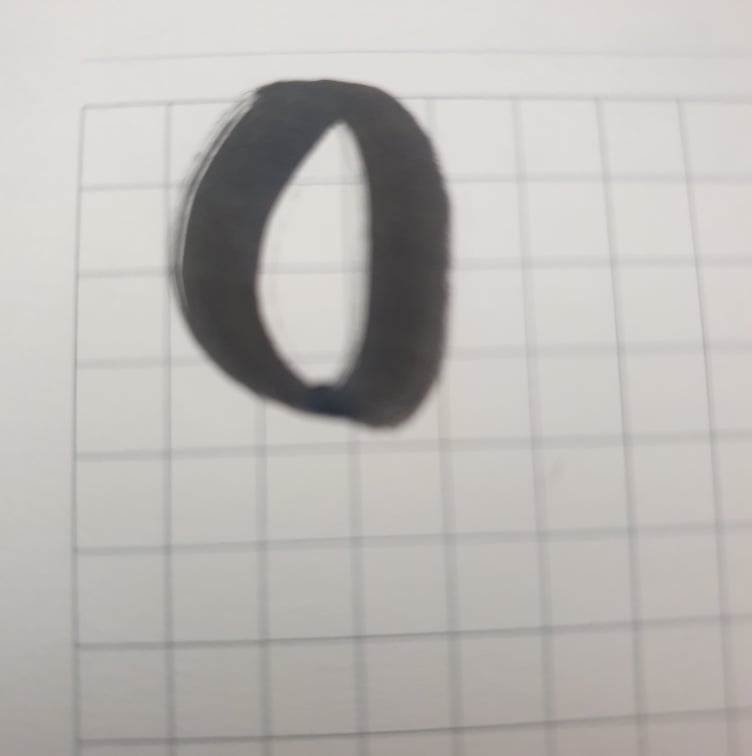
#> input picture LabExercise/Images/[0][photo_0].jpg, 752 x 756 px, found by its file name; its folder holds only this picture in this run
$ jupyter execute Lab_2.ipynb
#> lines starting #> are read from the running program, lines starting #| are printed output that depends on the picture; after the words box and inside, x2 and y2 are one past the last pixel; in counts of white or black regions, pixels touching at a corner belong together
<a href="https://colab.research.google.com/github/quangcrazymen/CS114.M11/blob/main/LabExercise/Lab_2.ipynb" target="_parent"></a>

<h1 style="color:blue;" align="center">CS114 - MACHINE LEARNING</h1>
<h1 align="center">BÀI TẬP LAB 2</h1>

# **Nội dung**

##### *Chạy thử code mẫu trong thư viên Scikit-learn và chỉnh sửa lại model*

<p>Link: <a>https://scikit-learn.org/stable/auto_examples/classification/plot_digits_classification.html#sphx-glr-auto-examples-classification-plot-digits-classification-py</a></p>

Datasets

[cell 1]
import matplotlib.pyplot as plt
import numpy as np
import os
import cv2  #openCV
import matplotlib.pyplot as plt
from PIL import Image, ImageOps #pillow

from sklearn import datasets, svm, metrics
from sklearn.model_selection import train_test_split

[cell 2]
digits = datasets.load_digits()

_, axes = plt.subplots(nrows=1, ncols=4, figsize=(10, 3))
for ax, image, label in zip(axes, digits.images, digits.target):  #https://www.w3schools.com/python/ref_func_zip.asp
    ax.set_axis_off()
    ax.imshow(image, cmap=plt.cm.gray_r, interpolation="nearest")
    ax.set_title("Training: %i" % label)
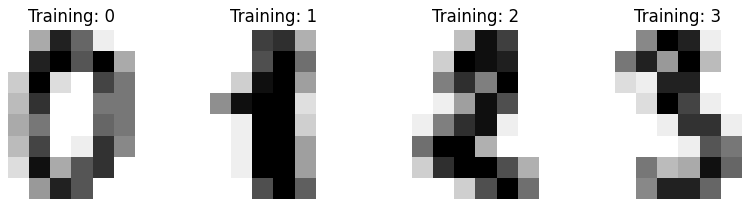
#> figure drawn by matplotlib, 4 panels

##### Nomalize all the values in range of [0,1]

[cell 3]
# Chuyển giá trị các điểm ảnh về trong khoảng [0, 1]

# Dùng np.max() để tìm giá trị điểm ảnh lớn nhất trong ảnh để đảm bảo các giá trị trả về trong khoảng [0, 1]
for x in digits.images:
   x /= np.max(x)

# Kiểm tra lại bộ dữ liệu xem đã được chỉnh sửa hay chưa
for i in range(3):
  print("=> Image", i + 1, ": ")
  print("- Matrix:", digits.images[i])

[cell 4]
# flatten the images
n_samples = len(digits.images)

data = digits.images.reshape((n_samples, -1))

# Create a classifier: a support vector classifier
clf = svm.SVC(C = 10, gamma = 0.1, kernel = 'rbf')

# Split data into 80% train and 20% test subsets
X_train, X_test, y_train, y_test = train_test_split(
    data, digits.target, test_size=0.2, shuffle=False)

# Learn the digits on the train subset
clf.fit(X_train, y_train)

# Predict the value of the digit on the test subset
predicted = clf.predict(X_test)

[cell 5]
# Xuất các ảnh có các giá trị đã predict để tự so sánh
_, axes = plt.subplots(nrows=1, ncols=4, figsize=(10, 3))
for ax, image, prediction in zip(axes, X_test, predicted):
    ax.set_axis_off()
    image = image.reshape(8, 8)
    ax.imshow(image, cmap=plt.cm.gray_r, interpolation='nearest')
    ax.set_title(f'Prediction: {prediction}')
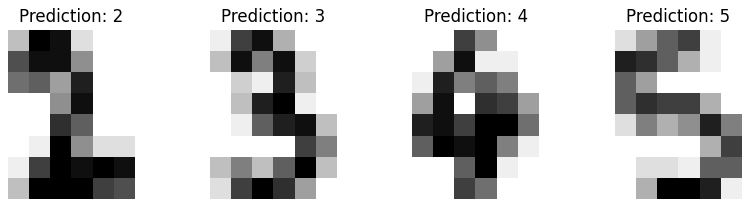
#> figure drawn by matplotlib, 4 panels

[cell 6]
print(
    f"Classification report for classifier {clf}:\n"
    f"{metrics.classification_report(y_test, predicted)}\n"
)

Confusion matrix

[cell 7]
disp = metrics.ConfusionMatrixDisplay.from_predictions(y_test, predicted)
disp.figure_.suptitle("Confusion Matrix")
print(f"Confusion matrix:\n{disp.confusion_matrix}")

plt.show()
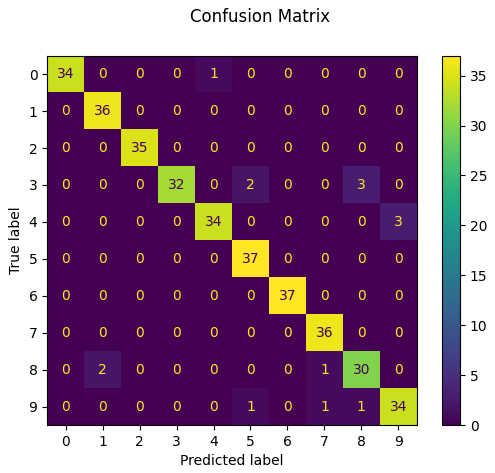
#> figure drawn by matplotlib, 2 panels

##### *Dùng Camera*

[cell 8]
from IPython.display import display, Javascript
from google.colab.output import eval_js
from base64 import b64decode

# [38 lines left out: function take_photo, not called in this run]

##### Xử lí ảnh, dự đoán và hiển thị

[cell 9]
# Hàm chuyển ảnh về chữ đen, nền trắng
def getBlackTextWhiteBackground(input, output):
    # Đọc ảnh với thư viện OpenCV và chuyển về ảnh mức xám (GrayScale)
    image = cv2.imread(input, cv2.IMREAD_GRAYSCALE)
    # Làm mịn hình ảnh với cv2.GaussianBlur
    image_blur = cv2.GaussianBlur(image, (5, 5), 0)
    # Chuyển ảnh về chữ đen, nền trắng theo ngưỡng của phương thức Ostu
    ret, ostu_thresh = cv2.threshold(image_blur, 127, 255, cv2.THRESH_BINARY + cv2.THRESH_OTSU)
    # Lưu ảnh chữ trắng, nền đen
    cv2.imwrite(output, ostu_thresh)
    # Trả về tên file ảnh chữ đen, nền trắng
    return output

# Hàm chuyển ảnh từ 'chữ đen, nền trắng' sang 'chữ trắng, nền đen' để đúng định dạng cho quá trình dự đoán
def convertWhiteTextBlackBackgroundImage(input, output):
    # Đọc ảnh với thư viện PIL
    image = Image.open(input)
    # Dùng ImageOps.invert để chuyển đổi 'chữ đen, nền trắng' sang 'chữ trắng, nền đen'
    image_result = ImageOps.invert(image)
    # Lưu ảnh đã invert
    image_result.save(output)
    # Trả về tên file ảnh 'chữ trắng, nền đen'
    return output

# Hàm cropping ảnh bỏ phần thừa
def cropImage(input, output):
    # Đọc ảnh với thư viện OpenCV
    img = cv2.imread(input)
    # Chuyển ảnh từ BRG về GRAY
    gray = cv2.cvtColor(img,cv2.COLOR_BGR2GRAY)
    # Dùng threshold để làm ảnh thành đen trắng
    ret, thresh = cv2.threshold(gray,127,255,cv2.THRESH_BINARY_INV+cv2.THRESH_OTSU)
    # Dùng findContours để tìm các vùng
    contours, hierarchy = cv2.findContours(thresh, mode=cv2.RETR_TREE, method=cv2.CHAIN_APPROX_NONE)
    # Tìm contour lớn nhất rồi crop ảnh
    contour_sizes = [(cv2.contourArea(contour), contour) for contour in contours]
    biggest_contour = max(contour_sizes, key=lambda x: x[0])[1]
    x,y,w,h = cv2.boundingRect(biggest_contour)
    if (w<h):
        x -= int((h-w)/2)
        w = h
    elif (w>h):
        y -= int((w-h)/2)
        h = w
    if x<0 or y<0:
        x,y,w,h = cv2.boundingRect(biggest_contour)
    img_ = cv2.rectangle(gray,(x,y),(x+w,y+h),(0,255,0),0)
    crop = img_[y:y+h, x:x+w]
    # Lưu ảnh vào output
    cv2.imwrite(output, crop)
    # Trả về tên file output
    return output

# Hàm thay đổi kích thước ảnh sang 8x8
def resizeImage(input, output):
    # Đọc ảnh với thư viện OpenCV và chuyển về ảnh mức xám
    image = cv2.imread(input, cv2.IMREAD_GRAYSCALE)
    # Resize ảnh (Mục 4.1, STT: 7)
    image_8_8 = cv2.resize(image, (8, 8), interpolation = cv2.INTER_AREA)
    # Lưu ảnh 8x8
    cv2.imwrite(output, image_8_8)
    # Trả về tên file ảnh 8x8
    return output

# Hàm trả về kết quả predict được từ ảnh 8x8
def getResult(input):
    # Đọc ảnh với thư viện OpenCV và chuyển về ảnh mức xám
    image = cv2.imread(input, cv2.IMREAD_GRAYSCALE)
    # Chuyển các giá trị ảnh 8x8 về trong khoảng [0, 1]
    image = image / np.max(image)
    # Định hình lại ma trận từ (8, 8) sang (1, 64) để mô hình predict được
    image_predict = image.reshape(1, 64)
    #Trả về kết quả đã predict được
    return clf.predict(image_predict)[0]

# Hàm hiển thị 3 ảnh bằng pyplot (Nguồn: Mục 4.1, STT: 8)
def show3Images(img_1, title_1, img_2, title_2, img_3, title_3):
    image_1 = cv2.imread(img_1)
    image_2 = cv2.imread(img_2)
    image_3 = cv2.imread(img_3)
    plt.figure(figsize=(12, 12))
    plt.subplot(1, 3, 1)
    plt.imshow(image_1, cmap=plt.cm.gray_r)
    plt.title(title_1)
    plt.subplot(1, 3, 2)
    plt.imshow(image_2, cmap=plt.cm.gray_r)
    plt.title(title_2)
    plt.subplot(1, 3, 3)
    plt.imshow(image_3, cmap=plt.cm.gray_r)
    plt.title(title_3)
    plt.show()

Xử lí ảnh

[cell 10]
# Các tên file ảnh tạm dùng để xử lí
image_crop = "temp_c.jpg"
image_text_black_background_white = "temp_b.jpg"
image_text_white_background_black = "temp_w.jpg"
image_8_8 = "temp_8x8.jpg"

# Crop -> Process -> Resize -> Predict
def getResultCropImageInTestFolder(image_original, trueValue):
  # flag is the result of the prediction, Initialize as false
  flag = False
  # Crop the original image
  cropImage(image_original, image_crop)
  # Process the image to produce new image with BLACK text,and WHITE background
  getBlackTextWhiteBackground(image_crop, image_text_black_background_white)
  # Process the image to produce new image with WHITE text,and BLACK background to fit the format of the model
  convertWhiteTextBlackBackgroundImage(image_text_black_background_white, image_text_white_background_black)
  # Resize the image to (8,8)
  resizeImage(image_text_white_background_black, image_8_8)
  # Get the result
  result = getResult(image_8_8)
  # Hiến thị ảnh: gốc, chữ trắng, 8x8 và kết quả
  show3Images(image_original, "Original",
              image_text_black_background_white, "Text: Black; Background: White",
              image_8_8, "Prediction:" + str(result))
  # Check if the predicted value = true value
  if str(result) == str(trueValue):
    flag = True
  #Xóa các file ảnh tạm
  os.remove(image_text_black_background_white)
  os.remove(image_text_white_background_black)
  os.remove(image_8_8)
  # Trả về giá trị dự đoán và kiểm tra
  return result, flag

[cell 11]
# folder directory
dir_test_folder = "/content/CS114.M11/LabExercise/Images/"

if not os.path.exists(dir_test_folder):
    !git clone https://github.com/quangcrazymen/CS114.M11.git

# Dùng os.listdir để lấy tất cả tên file trong thư mục
file_images = os.listdir(dir_test_folder)

# Sắp xếp lại mảng tên file
file_images.sort()

print("Number of photos:", len(file_images))
print("Path:", dir_test_folder)

[cell 12]
# Tạo biến để tính toán độ chính xác dự đoán của mô hình
totalImage = len(file_images)
correctResult = 0

# Lặp tất cả các file trong thư mục
for i, file_image in enumerate(file_images):
    # Hiển thị thông tin test: số thứ tự và tên ảnh
    print("Test:",i,"- Images:",file_image)

    # Lấy đường dẫn đầy đủ của ảnh
    dir_file_image = dir_test_folder + file_image

    # Gọi hàm xử lí chính ảnh
    result, check = getResultCropImageInTestFolder(dir_file_image, file_image[1])
#> in cropImage, img is the input picture: shape (756, 752, 3); mean B, G, R 180.3, 183.7, 187
#> in cropImage, `ret, thresh = cv2.threshold(gray,127,255,cv2.THRESH_BINARY_INV+cv2.THR..`:
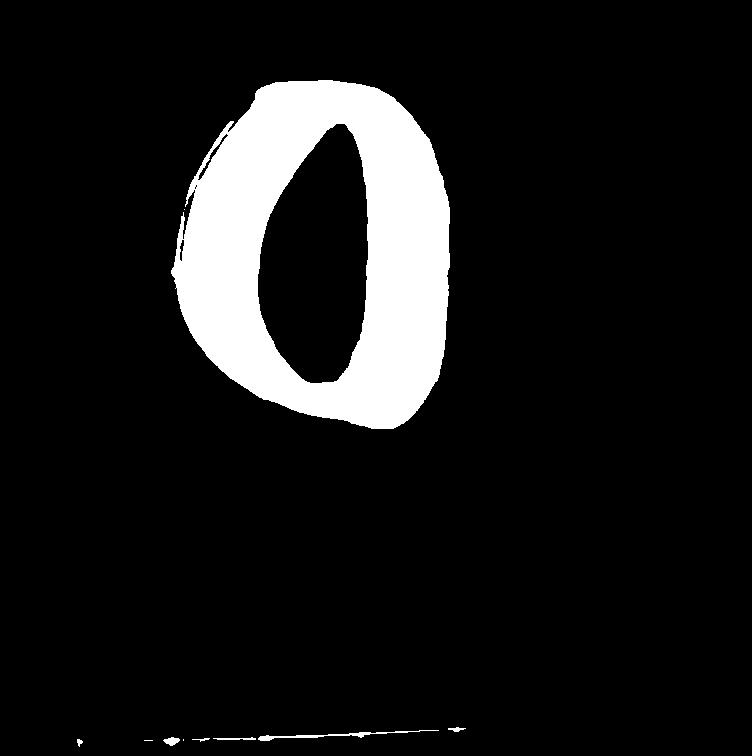
#> thresh: shape (756, 752); 9.9% white; 10 white regions (3 under 20 px)
#> in cropImage, `ret, thresh = cv2.threshold(gray,127,255,cv2.THRESH_BINARY_INV+cv2.THR..`: ret = 136
#> in cropImage, `contours, hierarchy = cv2.findContours(thresh, mode=cv2.RETR_TREE, met..`: contours = 15 contours, 7 with area under 20; largest, box (x1, y1, x2, y2) and area: (171, 80, 450, 429) 76367, (257, 123, 369, 384) 21460, (258, 730, 439, 741) 227, (197, 133, 229, 181) 185, (163, 737, 180, 746) 76, (179, 239, 185, 262) 68, (213, 737, 256, 740) 38, (448, 727, 466, 732) 30
#> in cropImage, `contour_sizes = [(cv2.contourArea(contour), contour) for contour in co..`: contour_sizes = 15 items
#> in cropImage, `biggest_contour = max(contour_sizes, key=lambda x: x[0])[1]`: biggest_contour = contour of 1048 points, box (x1, y1, x2, y2) (171, 80, 450, 429), area 76367
#> in cropImage, `x,y,w,h = cv2.boundingRect(biggest_contour)`: x = 171; y = 80; w = 279; h = 349
#> in cropImage, `x -= int((h-w)/2)`: x = 136
#> in cropImage, `w = h`: w = 349
#> in cropImage, `crop = img_[y:y+h, x:x+w]`:
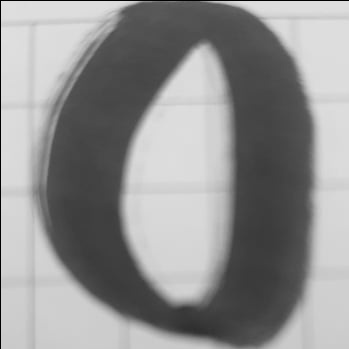
#> crop: shape (349, 349); min 0, max 223, mean 145
#> in getBlackTextWhiteBackground, `ret, ostu_thresh = cv2.threshold(image_blur, 127, 255, cv2.THRESH_BINA..`:
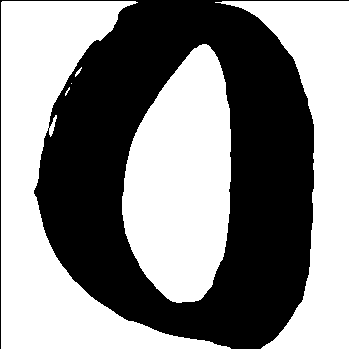
#> ostu_thresh: shape (349, 349); 53.1% white; 1 black region, box (x1, y1, x2, y2) and area: (0, 0, 349, 349) 57171
#> in getBlackTextWhiteBackground, `ret, ostu_thresh = cv2.threshold(image_blur, 127, 255, cv2.THRESH_BINA..`: ret = 141
#> in convertWhiteTextBlackBackgroundImage, `image_result = ImageOps.invert(image)`:
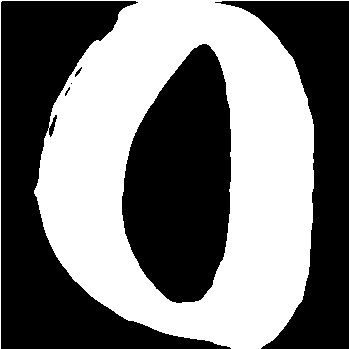
#> image_result: PIL image 349x349 L; min 0, max 255, mean 119.7
#> in getResultCropImageInTestFolder, `result = getResult(image_8_8)`: result = 0
#> in show3Images, `plt.show()`:
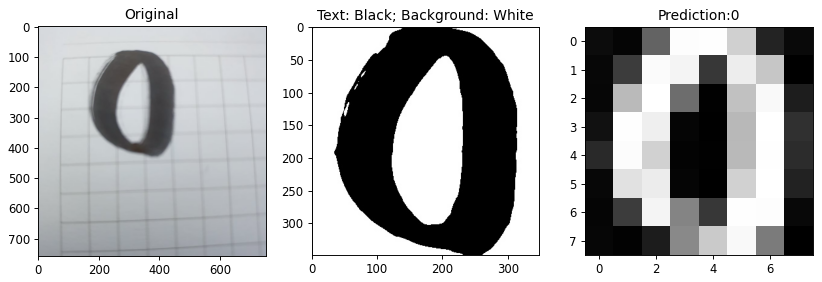
#> figure drawn by matplotlib, 3 panels; B, G, R data is drawn as R, G, B
#> result = 0; check = True

    # Nếu thấy mô hình dự đoán đúng thì tăng biến correctResult lên 1 đơn vị
    if check: correctResult += 1

    # In ra thông tin kết quả của ảnh mà mô hình dự đoán được: KQ mong muốn, KQ dự đoán, Dự đoán đúng hay không
    print("Desired result:", file_image[1],"- Prediction:", result,"=> Check:", str(check).upper())
#| Desired result: 0 - Prediction: 0 => Check: TRUE
    print("===========================================================================================\n")

# In ra thông tin tổng quát: Tổng số test, số test đúng, số test sai, độ chính xác
print("Total tests:", totalImage)
print("Correct Case(s): ",correctResult)
print("Incorrect Case(s): ", totalImage -correctResult)
accuracy = round((correctResult / totalImage) * 100, 2)
print("Accuracy: {:.2f}".format(accuracy))
print("===========================================================================================")

$ run again, on LabExercise/Images/[0][photo_3].jpg
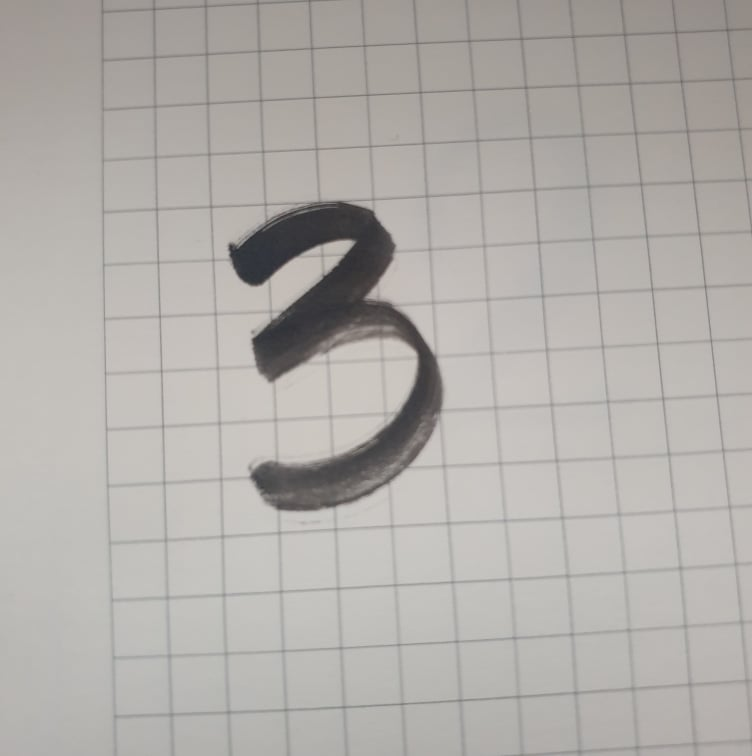
#> input picture LabExercise/Images/[0][photo_3].jpg, 752 x 756 px, found by its file name
#> in cropImage, img is the input picture: shape (756, 752, 3); mean B, G, R 169.6, 173.5, 177
#> in cropImage, `ret, thresh = cv2.threshold(gray,127,255,cv2.THRESH_BINARY_INV+cv2.THR..`:
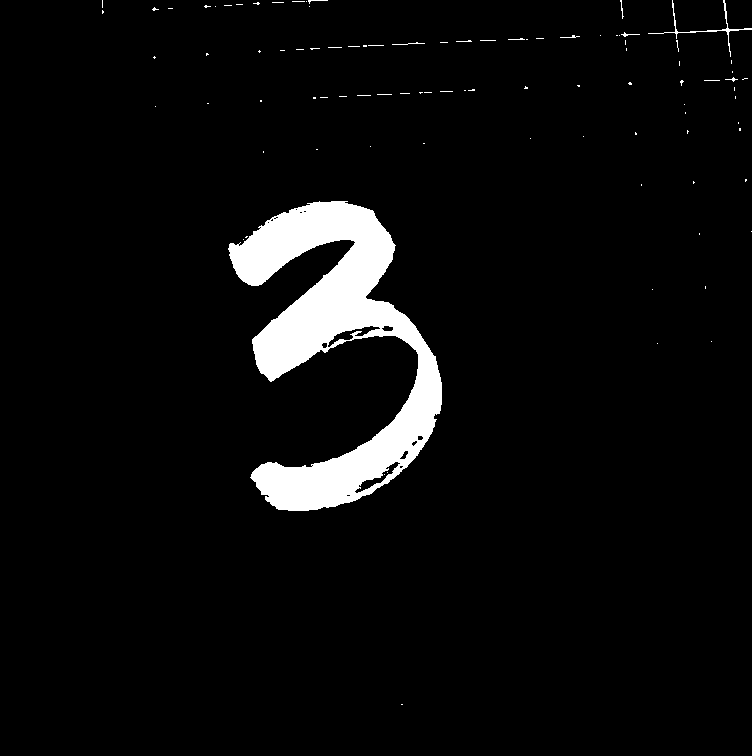
#> thresh: shape (756, 752); 4.9% white; 94 white regions (85 under 20 px)
#> in cropImage, `ret, thresh = cv2.threshold(gray,127,255,cv2.THRESH_BINARY_INV+cv2.THR..`: ret = 128
#> contours = 112 contours, 103 with area under 20; largest, box (x1, y1, x2, y2) and area: (228, 201, 442, 511) 26660, (327, 325, 381, 348) 342, (354, 461, 401, 494) 328, (648, 0, 752, 57) 100, (381, 325, 394, 332) 56
#> contour_sizes = 112 items, first 6: (0, [[401, 704], [402, 704]]), (0, [[657, 343]]), (0, [[711, 341]]), (0, [[652, 289]]), (0, [[705, 286], [705, 287], [705, 288], [705, 287]]), (0, [[243, 239]])
#> biggest_contour = contour of 1324 points, box (x1, y1, x2, y2) (228, 201, 442, 511), area 26660
#> in cropImage, `x,y,w,h = cv2.boundingRect(biggest_contour)`: x = 228; y = 201; w = 214; h = 310
#> in cropImage, `x -= int((h-w)/2)`: x = 180
#> in cropImage, `w = h`: w = 310
#> ostu_thresh: shape (310, 310); 70.7% white; 1 black region, box (x1, y1, x2, y2) and area: (0, 0, 310, 310) 28111
#> in getBlackTextWhiteBackground, `ret, ostu_thresh = cv2.threshold(image_blur, 127, 255, cv2.THRESH_BINA..`: ret = 133
#> in getResultCropImageInTestFolder, `result = getResult(image_8_8)`: result = 5
#> in show3Images, `plt.show()`:
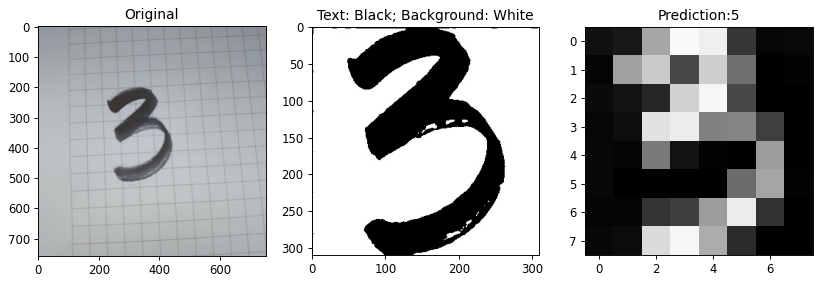
#> figure drawn by matplotlib, 3 panels; B, G, R data is drawn as R, G, B
#> `result, check = getResultCropImageInTestFolder(dir_file_image, file_im..`: check = False
#| Desired result: 0 - Prediction: 5 => Check: FALSE
